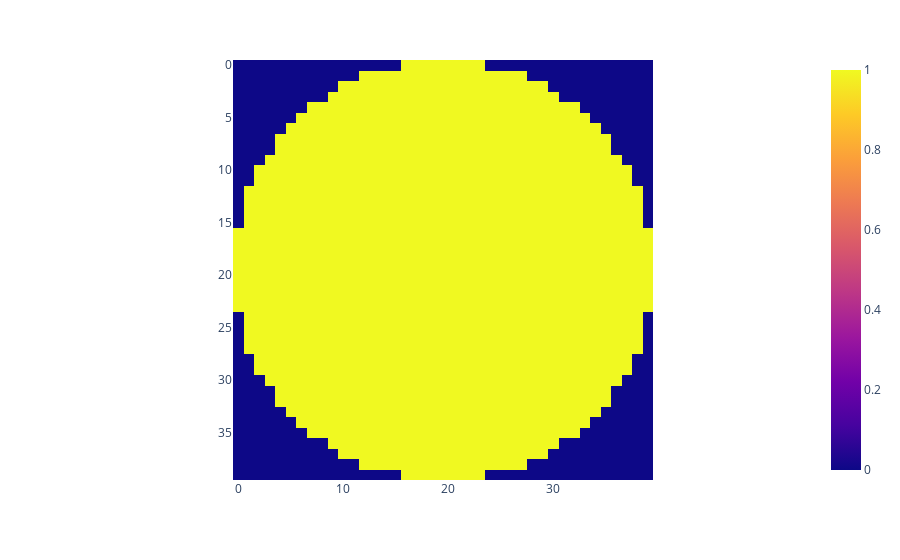

Notebook source saved alongside this figure:
### Code cell
townhall_coverage = np.array([
    [0, 0, 0, 0, 0, 0, 0, 0, 0, 0, 0, 0, 0, 0, 0, 0, 1, 1, 1, 1, 1, 1, 1, 1, 0, 0, 0, 0, 0, 0, 0, 0, 0, 0, 0, 0, 0, 0, 0, 0 ],
    [0, 0, 0, 0, 0, 0, 0, 0, 0, 0, 0, 0, 1, 1, 1, 1, 1, 1, 1, 1, 1, 1, 1, 1, 1, 1, 1, 1, 0, 0, 0, 0, 0, 0, 0, 0, 0, 0, 0, 0 ],
    [0, 0, 0, 0, 0, 0, 0, 0, 0, 0, 1, 1, 1, 1, 1, 1, 1, 1, 1, 1, 1, 1, 1, 1, 1, 1, 1, 1, 1, 1, 0, 0, 0, 0, 0, 0, 0, 0, 0, 0 ],
    [0, 0, 0, 0, 0, 0, 0, 0, 0, 1, 1, 1, 1, 1, 1, 1, 1, 1, 1, 1, 1, 1, 1, 1, 1, 1, 1, 1, 1, 1, 1, 0, 0, 0, 0, 0, 0, 0, 0, 0 ],
    [0, 0, 0, 0, 0, 0, 0, 1, 1, 1, 1, 1, 1, 1, 1, 1, 1, 1, 1, 1, 1, 1, 1, 1, 1, 1, 1, 1, 1, 1, 1, 1, 1, 0, 0, 0, 0, 0, 0, 0 ],
    [0, 0, 0, 0, 0, 0, 1, 1, 1, 1, 1, 1, 1, 1, 1, 1, 1, 1, 1, 1, 1, 1, 1, 1, 1, 1, 1, 1, 1, 1, 1, 1, 1, 1, 0, 0, 0, 0, 0, 0 ],
    [0, 0, 0, 0, 0, 1, 1, 1, 1, 1, 1, 1, 1, 1, 1, 1, 1, 1, 1, 1, 1, 1, 1, 1, 1, 1, 1, 1, 1, 1, 1, 1, 1, 1, 1, 0, 0, 0, 0, 0 ],
    [0, 0, 0, 0, 1, 1, 1, 1, 1, 1, 1, 1, 1, 1, 1, 1, 1, 1, 1, 1, 1, 1, 1, 1, 1, 1, 1, 1, 1, 1, 1, 1, 1, 1, 1, 1, 0, 0, 0, 0 ],
    [0, 0, 0, 0, 1, 1, 1, 1, 1, 1, 1, 1, 1, 1, 1, 1, 1, 1, 1, 1, 1, 1, 1, 1, 1, 1, 1, 1, 1, 1, 1, 1, 1, 1, 1, 1, 0, 0, 0, 0 ],
    [0, 0, 0, 1, 1, 1, 1, 1, 1, 1, 1, 1, 1, 1, 1, 1, 1, 1, 1, 1, 1, 1, 1, 1, 1, 1, 1, 1, 1, 1, 1, 1, 1, 1, 1, 1, 1, 0, 0, 0 ],
    [0, 0, 1, 1, 1, 1, 1, 1, 1, 1, 1, 1, 1, 1, 1, 1, 1, 1, 1, 1, 1, 1, 1, 1, 1, 1, 1, 1, 1, 1, 1, 1, 1, 1, 1, 1, 1, 1, 0, 0 ],
    [0, 0, 1, 1, 1, 1, 1, 1, 1, 1, 1, 1, 1, 1, 1, 1, 1, 1, 1, 1, 1, 1, 1, 1, 1, 1, 1, 1, 1, 1, 1, 1, 1, 1, 1, 1, 1, 1, 0, 0 ],
    [0, 1, 1, 1, 1, 1, 1, 1, 1, 1, 1, 1, 1, 1, 1, 1, 1, 1, 1, 1, 1, 1, 1, 1, 1, 1, 1, 1, 1, 1, 1, 1, 1, 1, 1, 1, 1, 1, 1, 0 ],
    [0, 1, 1, 1, 1, 1, 1, 1, 1, 1, 1, 1, 1, 1, 1, 1, 1, 1, 1, 1, 1, 1, 1, 1, 1, 1, 1, 1, 1, 1, 1, 1, 1, 1, 1, 1, 1, 1, 1, 0 ],
    [0, 1, 1, 1, 1, 1, 1, 1, 1, 1, 1, 1, 1, 1, 1, 1, 1, 1, 1, 1, 1, 1, 1, 1, 1, 1, 1, 1, 1, 1, 1, 1, 1, 1, 1, 1, 1, 1, 1, 0 ],
    [0, 1, 1, 1, 1, 1, 1, 1, 1, 1, 1, 1, 1, 1, 1, 1, 1, 1, 1, 1, 1, 1, 1, 1, 1, 1, 1, 1, 1, 1, 1, 1, 1, 1, 1, 1, 1, 1, 1, 0 ],
    [1, 1, 1, 1, 1, 1, 1, 1, 1, 1, 1, 1, 1, 1, 1, 1, 1, 1, 1, 1, 1, 1, 1, 1, 1, 1, 1, 1, 1, 1, 1, 1, 1, 1, 1, 1, 1, 1, 1, 1 ],
    [1, 1, 1, 1, 1, 1, 1, 1, 1, 1, 1, 1, 1, 1, 1, 1, 1, 1, 1, 1, 1, 1, 1, 1, 1, 1, 1, 1, 1, 1, 1, 1, 1, 1, 1, 1, 1, 1, 1, 1 ],
    [1, 1, 1, 1, 1, 1, 1, 1, 1, 1, 1, 1, 1, 1, 1, 1, 1, 1, 1, 1, 1, 1, 1, 1, 1, 1, 1, 1, 1, 1, 1, 1, 1, 1, 1, 1, 1, 1, 1, 1 ],
    [1, 1, 1, 1, 1, 1, 1, 1, 1, 1, 1, 1, 1, 1, 1, 1, 1, 1, 1, 1, 1, 1, 1, 1, 1, 1, 1, 1, 1, 1, 1, 1, 1, 1, 1, 1, 1, 1, 1, 1 ],
    [1, 1, 1, 1, 1, 1, 1, 1, 1, 1, 1, 1, 1, 1, 1, 1, 1, 1, 1, 1, 1, 1, 1, 1, 1, 1, 1, 1, 1, 1, 1, 1, 1, 1, 1, 1, 1, 1, 1, 1 ],
    [1, 1, 1, 1, 1, 1, 1, 1, 1, 1, 1, 1, 1, 1, 1, 1, 1, 1, 1, 1, 1, 1, 1, 1, 1, 1, 1, 1, 1, 1, 1, 1, 1, 1, 1, 1, 1, 1, 1, 1 ],
    [1, 1, 1, 1, 1, 1, 1, 1, 1, 1, 1, 1, 1, 1, 1, 1, 1, 1, 1, 1, 1, 1, 1, 1, 1, 1, 1, 1, 1, 1, 1, 1, 1, 1, 1, 1, 1, 1, 1, 1 ],
    [1, 1, 1, 1, 1, 1, 1, 1, 1, 1, 1, 1, 1, 1, 1, 1, 1, 1, 1, 1, 1, 1, 1, 1, 1, 1, 1, 1, 1, 1, 1, 1, 1, 1, 1, 1, 1, 1, 1, 1 ],
    [0, 1, 1, 1, 1, 1, 1, 1, 1, 1, 1, 1, 1, 1, 1, 1, 1, 1, 1, 1, 1, 1, 1, 1, 1, 1, 1, 1, 1, 1, 1, 1, 1, 1, 1, 1, 1, 1, 1, 0 ],
    [0, 1, 1, 1, 1, 1, 1, 1, 1, 1, 1, 1, 1, 1, 1, 1, 1, 1, 1, 1, 1, 1, 1, 1, 1, 1, 1, 1, 1, 1, 1, 1, 1, 1, 1, 1, 1, 1, 1, 0 ],
    [0, 1, 1, 1, 1, 1, 1, 1, 1, 1, 1, 1, 1, 1, 1, 1, 1, 1, 1, 1, 1, 1, 1, 1, 1, 1, 1, 1, 1, 1, 1, 1, 1, 1, 1, 1, 1, 1, 1, 0 ],
    [0, 1, 1, 1, 1, 1, 1, 1, 1, 1, 1, 1, 1, 1, 1, 1, 1, 1, 1, 1, 1, 1, 1, 1, 1, 1, 1, 1, 1, 1, 1, 1, 1, 1, 1, 1, 1, 1, 1, 0 ],
    [0, 0, 1, 1, 1, 1, 1, 1, 1, 1, 1, 1, 1, 1, 1, 1, 1, 1, 1, 1, 1, 1, 1, 1, 1, 1, 1, 1, 1, 1, 1, 1, 1, 1, 1, 1, 1, 1, 0, 0 ],
    [0, 0, 1, 1, 1, 1, 1, 1, 1, 1, 1, 1, 1, 1, 1, 1, 1, 1, 1, 1, 1, 1, 1, 1, 1, 1, 1, 1, 1, 1, 1, 1, 1, 1, 1, 1, 1, 1, 0, 0 ],
    [0, 0, 0, 1, 1, 1, 1, 1, 1, 1, 1, 1, 1, 1, 1, 1, 1, 1, 1, 1, 1, 1, 1, 1, 1, 1, 1, 1, 1, 1, 1, 1, 1, 1, 1, 1, 1, 0, 0, 0 ],
    [0, 0, 0, 0, 1, 1, 1, 1, 1, 1, 1, 1, 1, 1, 1, 1, 1, 1, 1, 1, 1, 1, 1, 1, 1, 1, 1, 1, 1, 1, 1, 1, 1, 1, 1, 1, 0, 0, 0, 0 ],
    [0, 0, 0, 0, 1, 1, 1, 1, 1, 1, 1, 1, 1, 1, 1, 1, 1, 1, 1, 1, 1, 1, 1, 1, 1, 1, 1, 1, 1, 1, 1, 1, 1, 1, 1, 1, 0, 0, 0, 0 ],
    [0, 0, 0, 0, 0, 1, 1, 1, 1, 1, 1, 1, 1, 1, 1, 1, 1, 1, 1, 1, 1, 1, 1, 1, 1, 1, 1, 1, 1, 1, 1, 1, 1, 1, 1, 0, 0, 0, 0, 0 ],
    [0, 0, 0, 0, 0, 0, 1, 1, 1, 1, 1, 1, 1, 1, 1, 1, 1, 1, 1, 1, 1, 1, 1, 1, 1, 1, 1, 1, 1, 1, 1, 1, 1, 1, 0, 0, 0, 0, 0, 0 ],
    [0, 0, 0, 0, 0, 0, 0, 1, 1, 1, 1, 1, 1, 1, 1, 1, 1, 1, 1, 1, 1, 1, 1, 1, 1, 1, 1, 1, 1, 1, 1, 1, 1, 0, 0, 0, 0, 0, 0, 0 ],
    [0, 0, 0, 0, 0, 0, 0, 0, 0, 1, 1, 1, 1, 1, 1, 1, 1, 1, 1, 1, 1, 1, 1, 1, 1, 1, 1, 1, 1, 1, 1, 0, 0, 0, 0, 0, 0, 0, 0, 0 ],
    [0, 0, 0, 0, 0, 0, 0, 0, 0, 0, 1, 1, 1, 1, 1, 1, 1, 1, 1, 1, 1, 1, 1, 1, 1, 1, 1, 1, 1, 1, 0, 0, 0, 0, 0, 0, 0, 0, 0, 0 ],
    [0, 0, 0, 0, 0, 0, 0, 0, 0, 0, 0, 0, 1, 1, 1, 1, 1, 1, 1, 1, 1, 1, 1, 1, 1, 1, 1, 1, 0, 0, 0, 0, 0, 0, 0, 0, 0, 0, 0, 0 ],
    [0, 0, 0, 0, 0, 0, 0, 0, 0, 0, 0, 0, 0, 0, 0, 0, 1, 1, 1, 1, 1, 1, 1, 1, 0, 0, 0, 0, 0, 0, 0, 0, 0, 0, 0, 0, 0, 0, 0, 0 ],
])
townhall_disk = np.nonzero(townhall_coverage)
px.imshow(townhall_coverage)

### Figure 1 — Plotly figure (JSON) as saved in the notebook; plotly's stock layout.template omitted (floating-point values rounded to 4 significant figures; data arrays with more than 128 entries replaced by an {"elided": "..."} marker saying what was removed)
{"data": [{"coloraxis": "coloraxis", "hovertemplate": "x: %{x}<br>y: %{y}<br>color: %{z}<extra></extra>", "name": "0", "type": "heatmap", "xaxis": "x", "yaxis": "y", "z": {"elided": "40x40 int values"}}], "layout": {"coloraxis": {"colorscale": [[0, "#0d0887"], [0.1111, "#46039f"], [0.2222, "#7201a8"], [0.3333, "#9c179e"], [0.4444, "#bd3786"], [0.5556, "#d8576b"], [0.6667, "#ed7953"], [0.7778, "#fb9f3a"], [0.8889, "#fdca26"], [1, "#f0f921"]]}, "margin": {"t": 60}, "xaxis": {"anchor": "y", "constrain": "domain", "domain": [0, 1], "scaleanchor": "y"}, "yaxis": {"anchor": "x", "autorange": "reversed", "constrain": "domain", "domain": [0, 1]}}}
